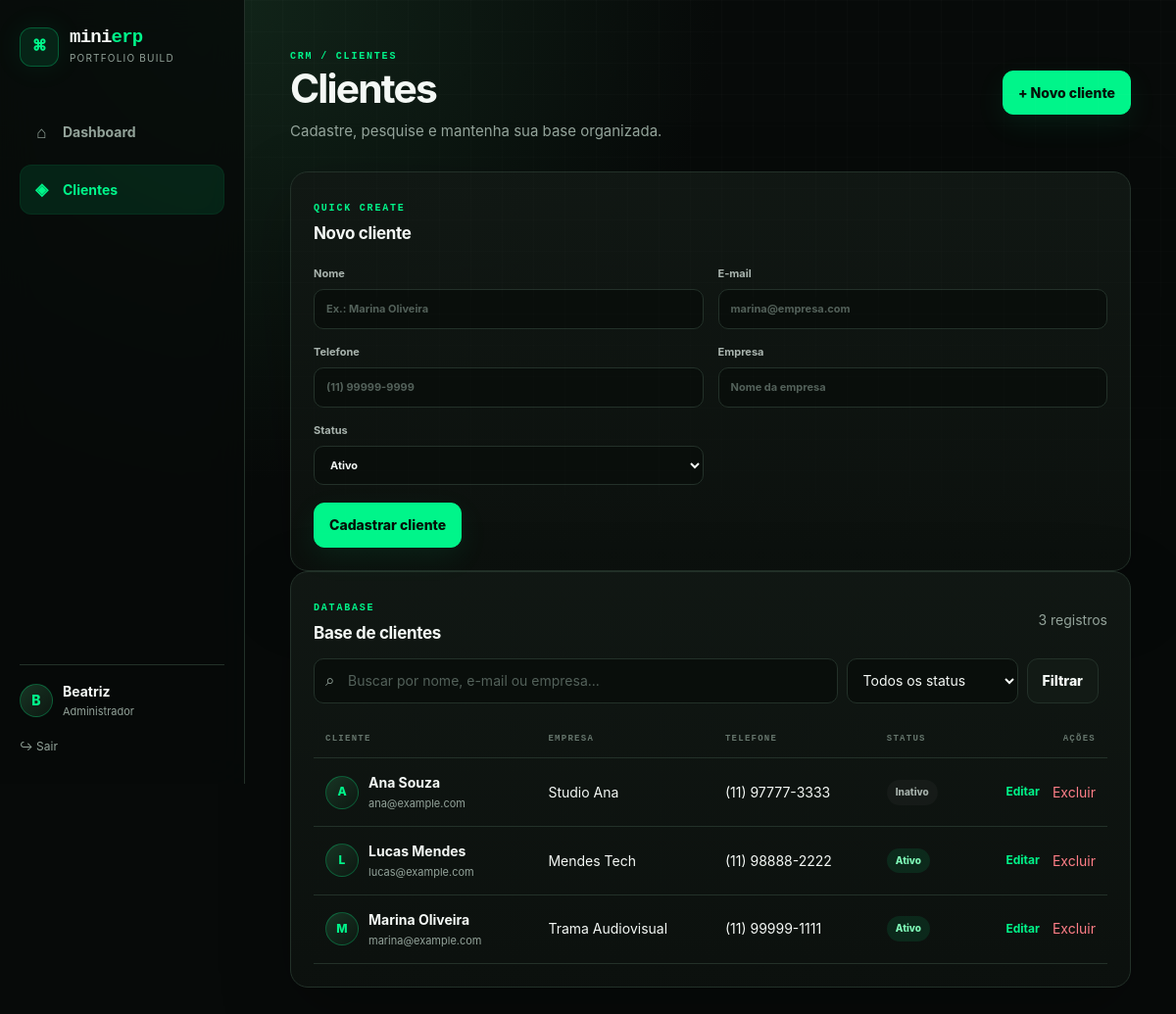
The page /clients.php (signed in) on the database its author committed.
### tables this page shows
CREATE TABLE IF NOT EXISTS clients (
    id INT UNSIGNED AUTO_INCREMENT PRIMARY KEY,
    name VARCHAR(150) NOT NULL,
    email VARCHAR(150) NOT NULL,
    phone VARCHAR(30) NULL,
    company VARCHAR(150) NULL,
    status ENUM('active', 'inactive') NOT NULL DEFAULT 'active',
    created_at TIMESTAMP DEFAULT CURRENT_TIMESTAMP,
    updated_at TIMESTAMP DEFAULT CURRENT_TIMESTAMP ON UPDATE CURRENT_TIMESTAMP,
    INDEX idx_clients_status (status),
    INDEX idx_clients_name (name)
);

### src/bootstrap.php (called while the page is built, shortened)
<?php
function e(?string $value): string
{
    return htmlspecialchars($value ?? '', ENT_QUOTES, 'UTF-8');
}

### public/clients.php (the view, shortened to what this page needs)
<?php
require dirname(__DIR__) . '/src/bootstrap.php';
$pdo = db();
$edit = null;
$search = trim($_GET['q'] ?? '');
$page = max(1, (int) ($_GET['page'] ?? 1));
$perPage = 8;
$where = [];
$params = [];
$whereSql = $where ? ' WHERE ' . implode(' AND ', $where) : '';
$countStmt = $pdo->prepare("SELECT COUNT(*) FROM clients{$whereSql}");
$countStmt->execute($params);
$totalFiltered = (int) $countStmt->fetchColumn();
$totalPages = max(1, (int) ceil($totalFiltered / $perPage));
$page = min($page, $totalPages);
$offset = ($page - 1) * $perPage;
$listStmt = $pdo->prepare("SELECT * FROM clients{$whereSql} ORDER BY id DESC LIMIT :limit OFFSET :offset");
$listStmt->bindValue(':limit', $perPage, PDO::PARAM_INT);
$listStmt->bindValue(':offset', $offset, PDO::PARAM_INT);
$listStmt->execute();
$clients = $listStmt->fetchAll();
?>
<!doctype html>
<html lang="pt-BR">
<head>
    <title>Mini ERP • Clientes</title><link rel="stylesheet" href="/assets/style.css">
</head>
<body>
<div class="app-shell">
    <aside class="sidebar">
        <div>
            <a class="brand" href="/index.php"><span class="brand-mark">⌘</span><span><strong>mini<span>erp</span></strong><small>portfolio build</small></span></a>
            <nav class="side-nav" aria-label="Navegação principal"><a href="/index.php"><span>⌂</span> Dashboard</a><a class="active" href="/clients.php"><span>◈</span> Clientes</a></nav>
        </div>
        <div class="sidebar-footer"><div class="profile-mini"><div class="avatar"><?= e(strtoupper(substr($_SESSION['user']['name'] ?? 'B', 0, 1))) ?></div><div><strong><?= e($_SESSION['user']['name'] ?? 'Usuário') ?></strong><small>Administrador</small></div></div><a class="logout-link" href="/logout.php">↪ Sair</a></div>
    </aside>
    <main class="main-content">
        <header class="topbar compact-topbar">
            <div><span class="eyebrow">CRM / CLIENTES</span><h1>Clientes</h1><p>Cadastre, pesquise e mantenha sua base organizada.</p></div>
            <a class="button" href="#novo-cliente">+ Novo cliente</a>
        </header>
        <section id="novo-cliente" class="panel form-panel">
            <div class="panel-head"><div><span class="eyebrow"><?= $edit ? 'EDIT MODE' : 'QUICK CREATE' ?></span><h2><?= $edit ? 'Editar cliente' : 'Novo cliente' ?></h2></div></div>
            <form class="grid-form" method="post">
                <label>Nome<input name="name" required placeholder="Ex.: Marina Oliveira" value="<?= e($edit['name'] ?? '') ?>"></label>
                <label>E-mail<input name="email" type="email" required placeholder="marina@empresa.com" value="<?= e($edit['email'] ?? '') ?>"></label>
                <label>Telefone<input name="phone" placeholder="(11) 99999-9999" value="<?= e($edit['phone'] ?? '') ?>"></label>
                <label>Empresa<input name="company" placeholder="Nome da empresa" value="<?= e($edit['company'] ?? '') ?>"></label>
                <label>Status<select name="status"><option value="active" <?= (($edit['status'] ?? 'active') === 'active') ? 'selected' : '' ?>>Ativo</option></select></label>
                <div class="form-actions"><button class="button" type="submit"><?= $edit ? 'Salvar alterações' : 'Cadastrar cliente' ?></button></div>
            </form>
        </section>
        <section class="panel">
            <div class="panel-head table-title"><div><span class="eyebrow">DATABASE</span><h2>Base de clientes</h2></div><span class="muted"><?= $totalFiltered ?> registro<?= $totalFiltered === 1 ? '' : 's' ?></span></div>
            <form class="filters" method="get">
                <div class="search-box"><span>⌕</span><input name="q" value="<?= e($search) ?>" placeholder="Buscar por nome, e-mail ou empresa..."></div>
                <select name="status"><option value="">Todos os status</option></select>
                <button class="button ghost-dark" type="submit">Filtrar</button>
            </form>
            <div class="table-wrap">
                <table>
                    <thead><tr><th>Cliente</th><th>Empresa</th><th>Telefone</th><th>Status</th><th class="align-right">Ações</th></tr></thead>
                    <tbody>
                    <?php if (!$clients): ?><tr><td colspan="5" class="empty"><strong>Nenhum cliente encontrado.</strong><span>Tente outro termo de busca ou cadastre um novo cliente.</span></td></tr><?php else: ?>
                        <?php foreach ($clients as $client): ?>
                        <tr>
                            <td><div class="client-cell"><span class="client-avatar"><?= e(strtoupper(substr($client['name'], 0, 1))) ?></span><div><strong><?= e($client['name']) ?></strong><small><?= e($client['email']) ?></small></div></div></td>
                            <td><?= e($client['company'] ?: '—') ?></td><td><?= e($client['phone'] ?: '—') ?></td>
                            <td><span class="badge <?= e($client['status']) ?>"><?= $client['status'] === 'active' ? 'Ativo' : 'Inativo' ?></span></td>
                            <td><div class="actions"><a href="?edit=<?= (int) $client['id'] ?>#novo-cliente">Editar</a><form method="post" onsubmit="return confirm('Remover este cliente?')"><button type="submit">Excluir</button></form></div></td>
                        </tr>
                        <?php endforeach; ?>
                    <?php endif; ?>
                    </tbody>
                </table>
            </div>
        </section>
    </main>
</div>
</body>
</html>

### rows shown on the page
clients: name "A", name "Ana Souza", email "ana@example.com", company "Studio Ana", phone "(11) 97777-3333", status "Inativo"
clients: name "L", name "Lucas Mendes", email "lucas@example.com", company "Mendes Tech", phone "(11) 98888-2222", status "Ativo"
clients: name "M", name "Marina Oliveira", email "marina@example.com", company "Trama Audiovisual", phone "(11) 99999-1111", status "Ativo"

### other values the page prints
substr($_SESSION['user']['name'] ?? 'B', 0, 1) "B"
$_SESSION['user']['name'] "Beatriz"
$totalFiltered "3"
